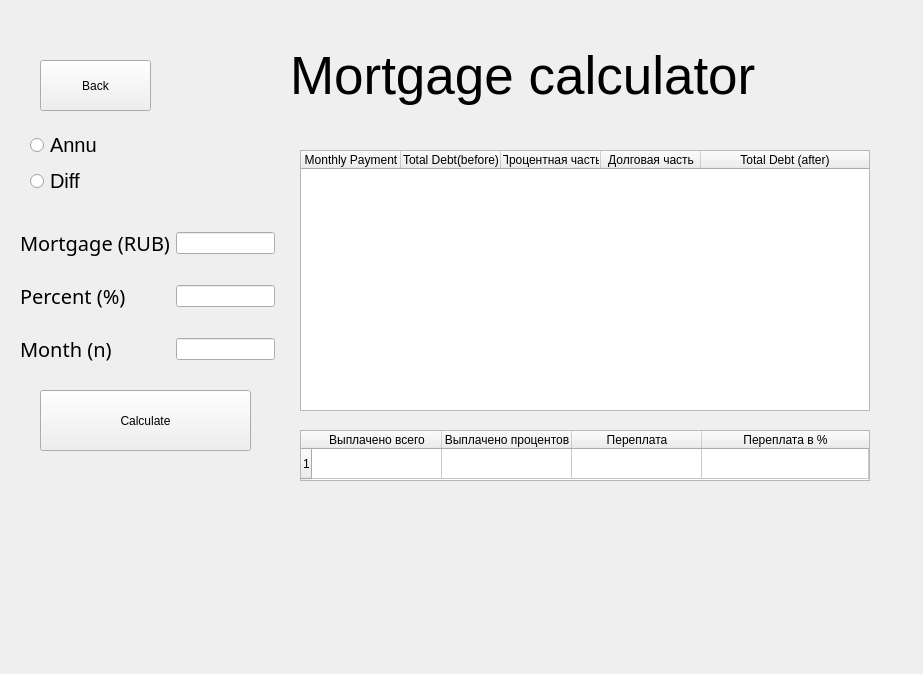
<?xml version="1.0" encoding="UTF-8"?>
<ui version="4.0">
 <class>CreditCalc</class>
 <widget class="QWidget" name="CreditCalc">
  <property name="geometry">
   <rect>
    <x>0</x>
    <y>0</y>
    <width>923</width>
    <height>674</height>
   </rect>
  </property>
  <property name="windowTitle">
   <string>Form</string>
  </property>
  <widget class="QPushButton" name="pushButton_go_back">
   <property name="geometry">
    <rect>
     <x>40</x>
     <y>60</y>
     <width>111</width>
     <height>51</height>
    </rect>
   </property>
   <property name="text">
    <string>Back</string>
   </property>
  </widget>
  <widget class="QLabel" name="label_5">
   <property name="geometry">
    <rect>
     <x>290</x>
     <y>40</y>
     <width>472</width>
     <height>71</height>
    </rect>
   </property>
   <property name="font">
    <font>
     <pointsize>40</pointsize>
    </font>
   </property>
   <property name="text">
    <string>Mortgage calculator</string>
   </property>
  </widget>
  <widget class="QTableWidget" name="tableWidget">
   <property name="geometry">
    <rect>
     <x>300</x>
     <y>150</y>
     <width>570</width>
     <height>261</height>
    </rect>
   </property>
   <property name="editTriggers">
    <set>QAbstractItemView::NoEditTriggers</set>
   </property>
   <property name="showGrid">
    <bool>true</bool>
   </property>
   <property name="sortingEnabled">
    <bool>false</bool>
   </property>
   <property name="rowCount">
    <number>0</number>
   </property>
   <property name="columnCount">
    <number>5</number>
   </property>
   <attribute name="horizontalHeaderVisible">
    <bool>true</bool>
   </attribute>
   <attribute name="horizontalHeaderCascadingSectionResizes">
    <bool>false</bool>
   </attribute>
   <attribute name="horizontalHeaderDefaultSectionSize">
    <number>100</number>
   </attribute>
   <attribute name="horizontalHeaderHighlightSections">
    <bool>false</bool>
   </attribute>
   <attribute name="horizontalHeaderShowSortIndicator" stdset="0">
    <bool>false</bool>
   </attribute>
   <attribute name="horizontalHeaderStretchLastSection">
    <bool>true</bool>
   </attribute>
   <attribute name="verticalHeaderCascadingSectionResizes">
    <bool>false</bool>
   </attribute>
   <column>
    <property name="text">
     <string>Monthly Payment</string>
    </property>
   </column>
   <column>
    <property name="text">
     <string>Total Debt(before)</string>
    </property>
   </column>
   <column>
    <property name="text">
     <string>Процентная часть</string>
    </property>
   </column>
   <column>
    <property name="text">
     <string>Долговая часть</string>
    </property>
   </column>
   <column>
    <property name="text">
     <string>Total Debt (after)</string>
    </property>
   </column>
  </widget>
  <widget class="QPushButton" name="pushButton">
   <property name="geometry">
    <rect>
     <x>40</x>
     <y>390</y>
     <width>211</width>
     <height>61</height>
    </rect>
   </property>
   <property name="text">
    <string>Calculate</string>
   </property>
  </widget>
  <widget class="QWidget" name="layoutWidget">
   <property name="geometry">
    <rect>
     <x>20</x>
     <y>210</y>
     <width>255</width>
     <height>172</height>
    </rect>
   </property>
   <layout class="QGridLayout" name="gridLayout">
    <item row="1" column="1">
     <widget class="QLineEdit" name="lineEdit_percent">
      <property name="maximumSize">
       <size>
        <width>100</width>
        <height>16777215</height>
       </size>
      </property>
     </widget>
    </item>
    <item row="0" column="0">
     <widget class="QLabel" name="label">
      <property name="font">
       <font>
        <family>Sitka</family>
        <pointsize>15</pointsize>
       </font>
      </property>
      <property name="text">
       <string>Mortgage (RUB)</string>
      </property>
     </widget>
    </item>
    <item row="0" column="1">
     <widget class="QLineEdit" name="lineEdit_sum">
      <property name="maximumSize">
       <size>
        <width>100</width>
        <height>16777215</height>
       </size>
      </property>
     </widget>
    </item>
    <item row="2" column="1">
     <widget class="QLineEdit" name="lineEdit_month">
      <property name="maximumSize">
       <size>
        <width>100</width>
        <height>16777215</height>
       </size>
      </property>
     </widget>
    </item>
    <item row="1" column="0">
     <widget class="QLabel" name="label_2">
      <property name="font">
       <font>
        <family>Sitka</family>
        <pointsize>15</pointsize>
       </font>
      </property>
      <property name="text">
       <string>Percent (%)</string>
      </property>
     </widget>
    </item>
    <item row="2" column="0">
     <widget class="QLabel" name="label_3">
      <property name="font">
       <font>
        <family>Sitka</family>
        <pointsize>15</pointsize>
       </font>
      </property>
      <property name="text">
       <string>Month (n)</string>
      </property>
     </widget>
    </item>
   </layout>
  </widget>
  <widget class="QWidget" name="layoutWidget">
   <property name="geometry">
    <rect>
     <x>30</x>
     <y>130</y>
     <width>79</width>
     <height>80</height>
    </rect>
   </property>
   <layout class="QFormLayout" name="formLayout">
    <item row="2" column="0">
     <widget class="QRadioButton" name="radioButton_diff">
      <property name="font">
       <font>
        <pointsize>15</pointsize>
       </font>
      </property>
      <property name="text">
       <string>Diff</string>
      </property>
      <attribute name="buttonGroup">
       <string notr="true">Mortgage_type</string>
      </attribute>
     </widget>
    </item>
    <item row="0" column="0">
     <widget class="QRadioButton" name="radioButton_annu">
      <property name="font">
       <font>
        <pointsize>15</pointsize>
       </font>
      </property>
      <property name="text">
       <string>Annu</string>
      </property>
      <attribute name="buttonGroup">
       <string notr="true">Mortgage_type</string>
      </attribute>
     </widget>
    </item>
   </layout>
  </widget>
  <widget class="QTableWidget" name="tableWidget_results">
   <property name="geometry">
    <rect>
     <x>300</x>
     <y>430</y>
     <width>570</width>
     <height>51</height>
    </rect>
   </property>
   <property name="editTriggers">
    <set>QAbstractItemView::NoEditTriggers</set>
   </property>
   <property name="rowCount">
    <number>1</number>
   </property>
   <attribute name="horizontalHeaderDefaultSectionSize">
    <number>130</number>
   </attribute>
   <attribute name="horizontalHeaderHighlightSections">
    <bool>false</bool>
   </attribute>
   <attribute name="horizontalHeaderStretchLastSection">
    <bool>true</bool>
   </attribute>
   <row/>
   <column>
    <property name="text">
     <string>Выплачено всего</string>
    </property>
   </column>
   <column>
    <property name="text">
     <string>Выплачено процентов</string>
    </property>
   </column>
   <column>
    <property name="text">
     <string>Переплата</string>
    </property>
   </column>
   <column>
    <property name="text">
     <string>Переплата в %</string>
    </property>
   </column>
  </widget>
 </widget>
 <resources/>
 <connections/>
 <buttongroups>
  <buttongroup name="Mortgage_type"/>
 </buttongroups>
</ui>
